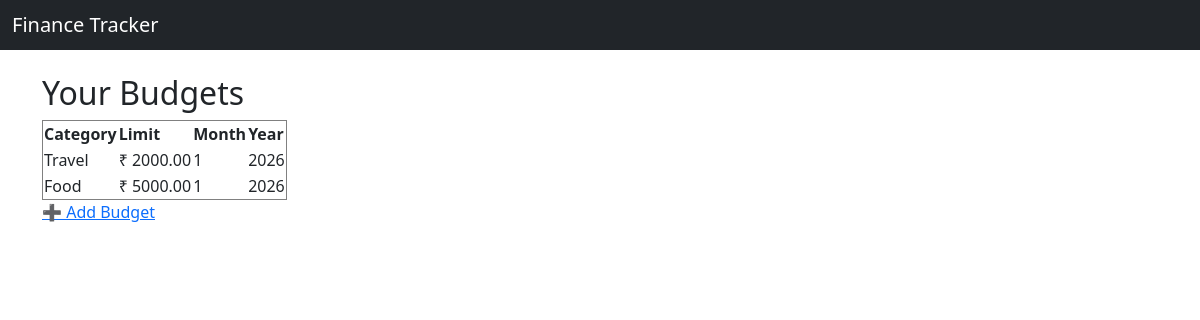
Page /budgets/ (signed in) on the committed database.
### tracker/models.py (models this page shows, shortened)
class Budget(models.Model):
    user = models.ForeignKey(User, on_delete=models.CASCADE)
    category = models.ForeignKey(
        Category,
        on_delete=models.CASCADE,
        limit_choices_to={'category_type': 'Expense'}
    )
    amount = models.DecimalField(max_digits=10, decimal_places=2)
    month = models.IntegerField()
    year = models.IntegerField()
    created_at = models.DateTimeField(auto_now_add=True)
    class Meta:
        unique_together = ('user', 'category', 'month', 'year')

class Category(models.Model):
    CATEGORY_TYPE = (
        ('Income', 'Income'),
        ('Expense', 'Expense'),
    )
    name = models.CharField(max_length=100)
    category_type = models.CharField(max_length=10, choices=CATEGORY_TYPE)

### tracker/views.py (the view)
# urls.py: path('budgets/', views.budget_list, name='budget_list'),
@login_required
def budget_list(request):
    budgets = Budget.objects.filter(user=request.user).order_by('-year', '-month')
    return render(request, 'budget_list.html', {
        'budgets': budgets
    })

### templates/budget_list.html
{% extends 'base.html' %}
{% block content %}
<h2>Your Budgets</h2>
<table border="1">
    <tr>
        <th>Category</th>
        <th>Limit</th>
        <th>Month</th>
        <th>Year</th>
    </tr>
    {% for budget in budgets %}
    <tr>
        <td>{{ budget.category.name }}</td>
        <td>₹ {{ budget.amount }}</td>
        <td>{{ budget.month }}</td>
        <td>{{ budget.year }}</td>
    </tr>
    {% empty %}
    <tr>
        <td colspan="4">No budgets set yet.</td>
    </tr>
    {% endfor %}
</table>
<a href="{% url 'add_budget' %}">➕ Add Budget</a>
{% endblock %}

### rows in the picture
Budget: category.name "Travel", amount "2000.00", month "1", year "2026"
Budget: category.name "Food", amount "5000.00", month "1", year "2026"
